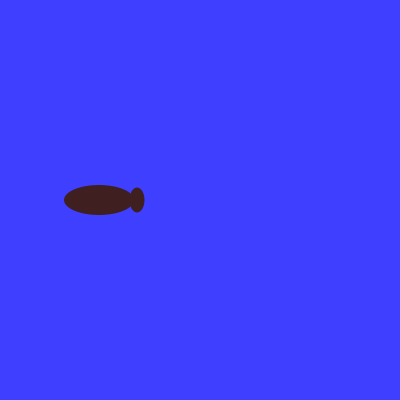
Frame 1 (no input)
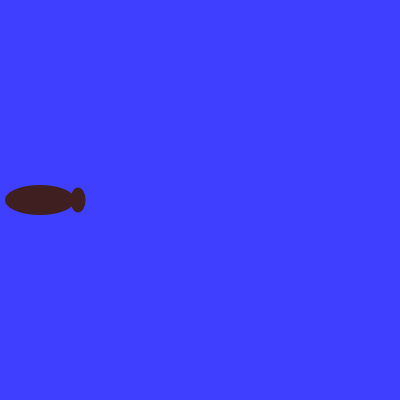
Frame 60 (the mouse pressed at the canvas centre just before this capture)
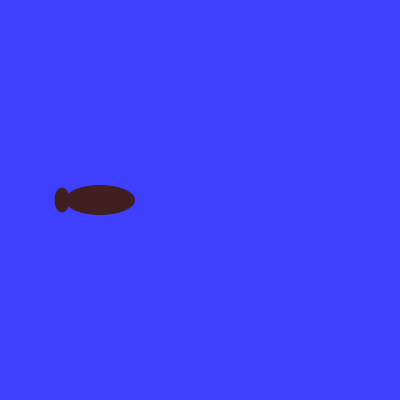
Frame 120 (the mouse held since frame 60 and released just before this capture)

The Processing sketch that drew these frames (run headless with seeded random() and noise(); from frame 60 on, the mouse is pressed at the canvas centre):

// Processing sketch: fishTurning2
// ── fishTurning2.pde
// 定数
final int[] fishToLeft  = new int[] {    // 魚の形状 (左向き)
  0, 0, 70, 30, // 胴体の相対位置(x,y)・横幅・縦幅
  38, 0, 15, 25                          // 尾びれの相対位置(x,y)・横幅・縦幅
};
final int[] fishToRight = new int[] {    // 魚の形状 (右向き)
  0, 0, 70, 30, 
  -38, 0, 15, 25
};
final int bodyX = 0;
final int bodyY = 1;
final int bodyLength = 2;
final int bodyWidth =3;
final int finX = 4;
final int finY = 5;
final int finLength = 6;
final int finWidth = 7;
final int end1 = 365;
final int end2 = 35;
// 変数
int x;                             // 魚の中心の x座標
int y;                             // 魚の中心の y座標
int vx;                            // 魚の進む速さ
int[] fish;                        // 現在の魚の形状

void setup() {
  size(400, 400);             // ウィンドウのサイズ
  noStroke();                 // 輪郭線を無効に
  background(63, 63, 255);    // 背景色
  fill(63, 31, 31);           // 塗る色

  // 変数の初期値
  x = 100;
  y = 200;
  vx = 1;
  fish = fishToRight;         // 変数 fish は 変数 fishToRight と同じ配列を参照
}

void draw() {
  if (x + fish[bodyX] < mouseX) {
    fish = fishToRight;
    x += vx;
  } else if (x + fish[bodyX] > mouseX) {
    fish = fishToLeft;
    x -= vx;
  }
  drawFish(x,y,fish);
}

void drawFish(int x, int y, int fish[]) {
  background(63, 63, 255);
  ellipse(x + fish[bodyX], y + fish[bodyY], fish[bodyLength], fish[bodyWidth]);
  ellipse(x + fish[finX], y + fish[finY], fish[finLength], fish[finWidth]);
}
